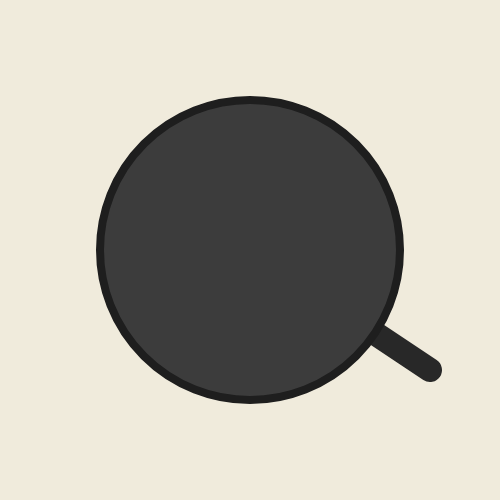
Frame 1 (no input)
Frame 60 (no input): identical to frame 1, image omitted
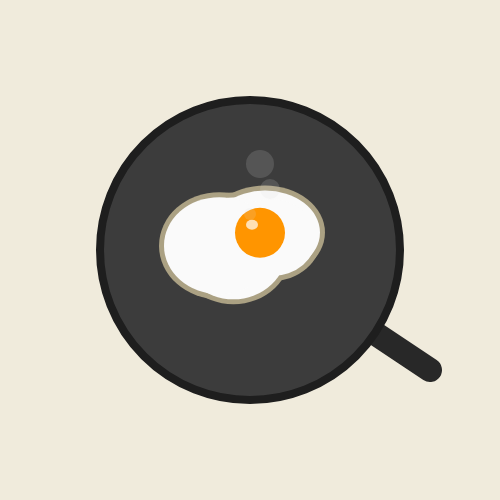
Frame 120 (the mouse pressed at the canvas centre since frame 60)

The p5.js sketch that drew these frames (run headless with seeded random() and noise() and a simulated clock; from frame 60 on, the mouse is pressed at the canvas centre):

// p5.js sketch
// ── sketch.js
//랜덤변수1: 흰자 조각 4개
let whiteX1, whiteY1, whiteW1, whiteH1;
let whiteX2, whiteY2, whiteW2, whiteH2;
let whiteX3, whiteY3, whiteW3, whiteH3;
let whiteX4, whiteY4, whiteW4, whiteH4;
//랜덤변수2: 노른자 개수
let yolkCount = 1;
//랜덤변수3: 노른자 색상 및 위치
let yolkColor = 150;
let yolkX1, yolkY1;
let yolkX2, yolkY2;
let yolkX3, yolkY3;

let burn = 0;
let smokeY = 0;

let isEggBroken = false;

function setup(){
  createCanvas(500, 500);
}

function draw(){
  background(240, 235, 220);
  drawPan();
  drawEgg();
}
//후라이팬
function drawPan(){
  translate(250, 250);

  stroke(40);
  strokeWeight(24);
  line(0, 0, 180, 120);
  
  stroke(30);
  strokeWeight(8);
  fill(60);
  ellipse(0, 0, 300, 300);
  
}
//계란후라이
function drawEgg(){
  if (isEggBroken == true) {
  
  if (burn < 180){
  burn = burn + 0.9;
  }

  //흰자 테두리
  noStroke();
  fill(225-burn, 215-burn, 185-burn);
  
  ellipse(whiteX1, whiteY1, whiteW1+10, whiteH1+10);
  ellipse(whiteX2, whiteY2, whiteW2+10, whiteH2+10);
  ellipse(whiteX3, whiteY3, whiteW3+10, whiteH3+10);
  ellipse(whiteX4, whiteY4, whiteW4+10, whiteH4+10);
  //흰자 그리기
  noStroke();
  fill(250);
  ellipse(whiteX1, whiteY1, whiteW1, whiteH1);
  ellipse(whiteX2, whiteY2, whiteW2, whiteH2);
  ellipse(whiteX3, whiteY3, whiteW3, whiteH3);
  ellipse(whiteX4, whiteY4, whiteW4, whiteH4);
  //노른자 그리기
  if (yolkCount == 1){
  fill(255, yolkColor, 0);
  ellipse(yolkX1, yolkY1, 50, 50);
  fill(255, 255, 255, 180);
  ellipse(yolkX1 - 8, yolkY1 - 8, 12, 10)
  }
  if (yolkCount ==2){
  fill(255, yolkColor, 0);
  ellipse(yolkX1, yolkY1, 45, 45);
  ellipse(yolkX2, yolkY2, 45, 45);
  fill(255, 255, 255, 180);
  ellipse(yolkX1 - 6, yolkY1 - 6, 12, 10)
  ellipse(yolkX2 - 6, yolkY2 - 6, 12, 10)
  }
  

  //연기
  smokeY = smokeY - 0.6; 
  if (smokeY < -80) { 
  smokeY = 0;
  }
  if (burn > 30) {
  fill(220, 220, 220, 40); // 반투명 흰색
  ellipse(yolkX1-10, smokeY, 12, 12);
  ellipse(yolkX1+10, smokeY - 25, 20, 20);
  ellipse(yolkX1, smokeY - 50, 28, 28);
  }
}
}

//마우스클릭
function mousePressed(){
  isEggBroken = true;

  burn = 0;

  whiteX1 = random(-35, 35); whiteY1 = random(-30, 30); whiteW1= random(80, 120), whiteH1 = random(70, 110);
  whiteX2 = random(-35, 35); whiteY2 = random(-30, 30); whiteW2 = random(80, 120); whiteH2 = random(70, 110);
  whiteX3 = random(-35, 35); whiteY3 = random(-30, 30); whiteW3 = random(80, 120); whiteH3 = random(70, 110);
  whiteX4 = random(-35, 35); whiteY4 = random(-30, 30); whiteW4 = random(80, 120); whiteH4 = random(70, 110);

  yolkX1 = random(-25, 25); yolkY1 = random(-20, 20);
  yolkX2 = random(-25, 25); yolkY2 = random(-20, 20);
  
  yolkColor = random(120, 210);

  yolkCount = int(random(1, 3));


}
//키보드 클릭
function keyPressed(){
  isEggBroken = false;
}
